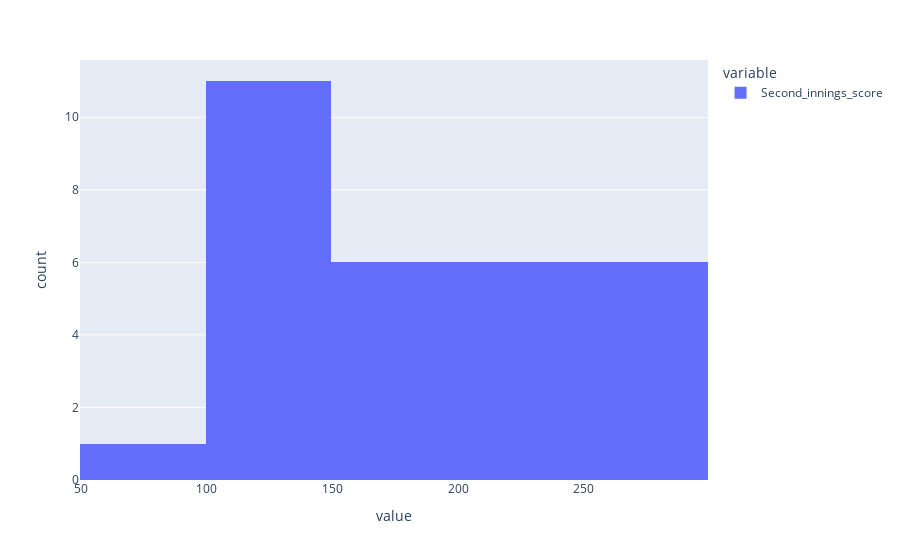

The notebook cell this image was saved under:
### Code cell
#Histogram for second innings
import plotly.express as px 
px.histogram(Second)

### Figure 1 — Plotly figure (JSON) as saved in the notebook; plotly's stock layout.template omitted (floating-point values rounded to 4 significant figures)
{"data": [{"alignmentgroup": "True", "bingroup": "x", "hovertemplate": "variable=Second_innings_score<br>value=%{x}<br>count=%{y}<extra></extra>", "legendgroup": "Second_innings_score", "marker": {"color": "#636efa", "pattern": {"shape": ""}}, "name": "Second_innings_score", "offsetgroup": "Second_innings_score", "orientation": "v", "showlegend": true, "type": "histogram", "x": [256, 175, 298, 137, 144, 193, 218, 198, 217, 162, 128, 225, 236, 132, 136, 229, 136, 280, 204, 90, 272, 119, null, 107, 136, 194, 134, 275, 148, 156, 285], "xaxis": "x", "yaxis": "y"}], "layout": {"barmode": "relative", "legend": {"title": {"text": "variable"}, "tracegroupgap": 0}, "margin": {"t": 60}, "xaxis": {"anchor": "y", "domain": [0, 1], "title": {"text": "value"}}, "yaxis": {"anchor": "x", "domain": [0, 1], "title": {"text": "count"}}}}
